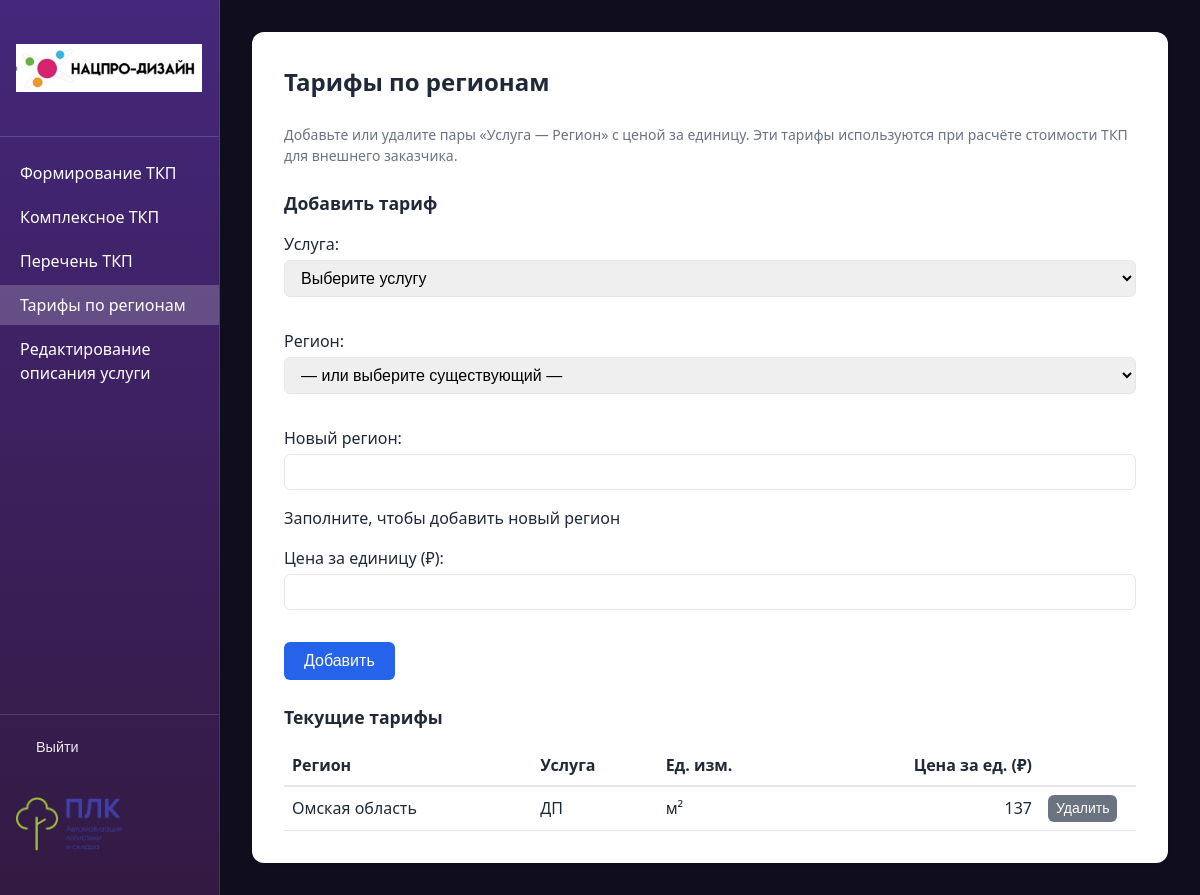
The app's page /tariffs/ (signed in), older data.
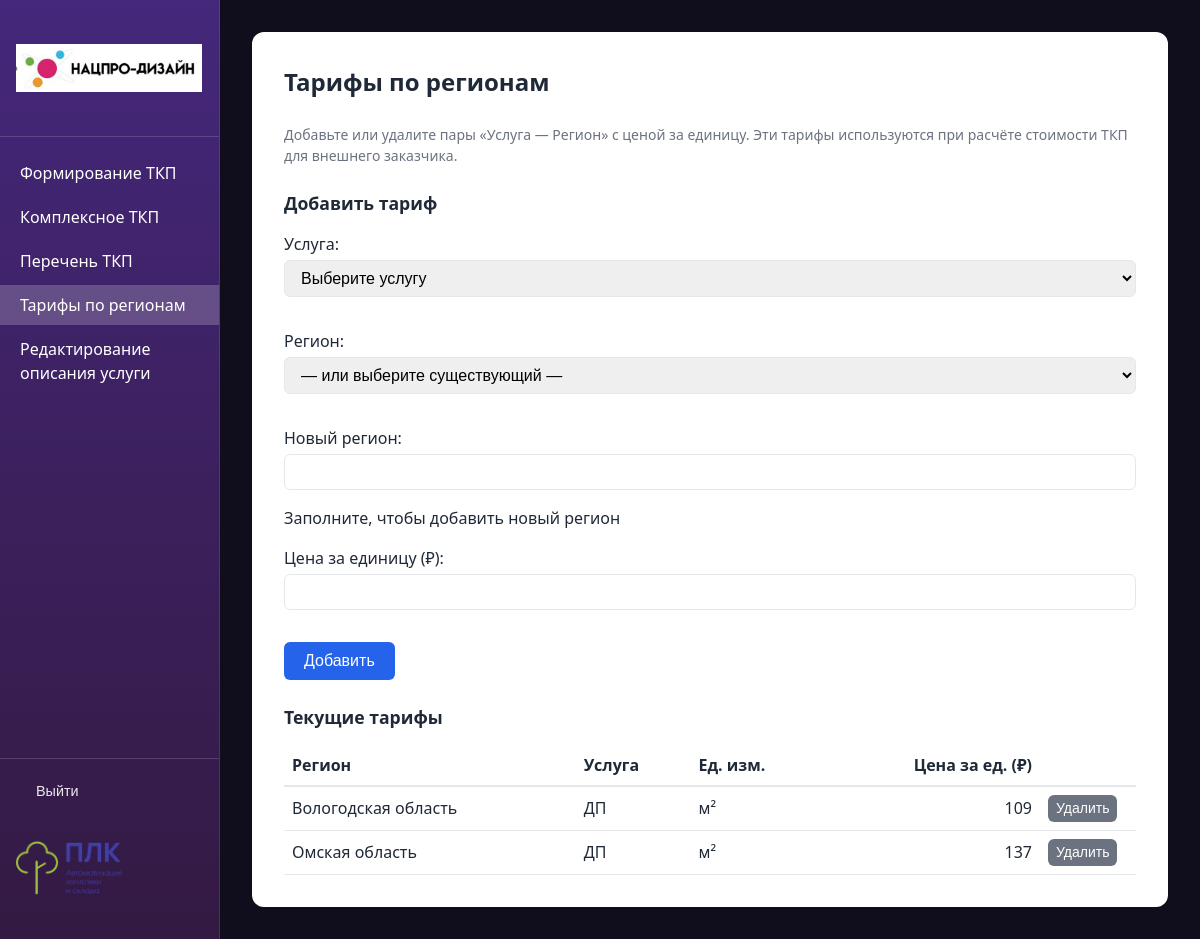
The same page, newer data.
### proposals/models.py (models this page shows, shortened)
class RegionServicePrice(models.Model):
    region = models.ForeignKey(Region, on_delete=models.CASCADE, verbose_name='Регион')
    service = models.ForeignKey(Service, on_delete=models.CASCADE, verbose_name='Услуга')
    unit_price = models.DecimalField(
        'Цена за единицу',
        max_digits=15,
        decimal_places=2,
        default=0,
    )
    class Meta:
        verbose_name = 'Цена по региону'
        verbose_name_plural = 'Цены по регионам'
        unique_together = [['region', 'service']]

class Region(models.Model):
    name = models.CharField('Название региона', max_length=255, unique=True)
    class Meta:
        verbose_name = 'Регион'
        verbose_name_plural = 'Регионы'
        ordering = ['name']
    def __str__(self):
        return self.name

class Service(models.Model):
    UNIT_M2 = 'm2'
    UNIT_PIECE = 'piece'
    UNIT_CHOICES = [
        (UNIT_M2, 'м²'),
        (UNIT_PIECE, 'шт'),
    ]
    name = models.CharField('Наименование услуги', max_length=255)
    description = models.TextField(
        'Описание услуги (подставляется в Комментарий в Комплексном ТКП)',
        blank=True,
        default='',
    )
    template_file = models.CharField(
        'Файл шаблона',
        max_length=255,
        help_text='Имя .docx файла в папке templates_docx/'
    )
    unit_type = models.CharField(
        'Единица измерения',
        max_length=10,
        choices=UNIT_CHOICES,
        default=UNIT_M2,
    )
    order = models.PositiveSmallIntegerField('Порядок', default=0)
    class Meta:
        verbose_name = 'Услуга'
        verbose_name_plural = 'Услуги'
        ordering = ['order', 'name']
    def __str__(self):
        return self.name

### proposals/views.py (the view)
# urls.py: path('tariffs/', views.tariffs_view, name='tariffs'),
@login_required
@require_http_methods(['GET', 'POST'])
def tariffs_view(request):
    if request.method == 'POST':
        delete_id = request.POST.get('delete_id')
        if delete_id:
            try:
                RegionServicePrice.objects.filter(pk=delete_id).delete()
                messages.success(request, 'Тариф удалён.')
            except Exception:
                pass
            return redirect('proposals:tariffs')
        form = TariffForm(request.POST)
        if form.is_valid():
            data = form.cleaned_data
            service = data['service']
            new_name = (data.get('new_region_name') or '').strip()
            if new_name:
                region, _ = Region.objects.get_or_create(name=new_name, defaults={})
            else:
                region = data['region']
            RegionServicePrice.objects.update_or_create(
                region=region,
                service=service,
                defaults={'unit_price': data['unit_price']},
            )
            messages.success(request, f'Тариф сохранён: {service.name} — {region.name}.')
            return redirect('proposals:tariffs')
    else:
        form = TariffForm()
    tariffs_list = RegionServicePrice.objects.select_related('region', 'service').order_by('region__name', 'service__name')
    context = {'form': form, 'tariffs_list': tariffs_list}
    return render(request, 'proposals/tariffs.html', context)

### proposals/forms.py (shortened to what this page needs)
class TariffForm(forms.Form):
    service = forms.ModelChoiceField(
        label='Услуга',
        queryset=Service.objects.none(),
        empty_label='Выберите услугу'
    )
    region = forms.ModelChoiceField(
        label='Регион',
        queryset=Region.objects.none(),
        empty_label='— или выберите существующий —',
        required=False
    )
    new_region_name = forms.CharField(
        label='Новый регион',
        max_length=255,
        required=False,
        help_text='Заполните, чтобы добавить новый регион'
    )
    unit_price = forms.DecimalField(
        label='Цена за единицу (₽)',
        max_digits=15,
        decimal_places=2,
        min_value=0
    )
    def __init__(self, *args, **kwargs):
        super().__init__(*args, **kwargs)
        self.fields['service'].queryset = Service.objects.all()
        self.fields['region'].queryset = Region.objects.all().order_by('name')

### proposals/templates/proposals/tariffs.html (shortened to what this page needs)
{% extends "proposals/base.html" %}
{% load proposal_filters %}
{% block container_extra_class %}container--wide{% endblock %}
{% block content %}
<h1>Тарифы по регионам</h1>
<p class="help">Добавьте или удалите пары «Услуга — Регион» с ценой за единицу. Эти тарифы используются при расчёте стоимости ТКП для внешнего заказчика.</p>
<h2 style="font-size: 1.1rem; margin-top: 1.5rem;">Добавить тариф</h2>
<form method="post" action="{% url 'proposals:tariffs' %}" style="margin-bottom: 1.5rem;">
    {{ form.as_p }}
    <button type="submit" class="btn">Добавить</button>
</form>
<h2 style="font-size: 1.1rem; margin-top: 1.5rem;">Текущие тарифы</h2>
<div style="overflow-x: auto;">
    <table style="width: 100%; border-collapse: collapse;">
        <thead>
            <tr style="border-bottom: 2px solid var(--border);">
                <th style="text-align: left; padding: 0.5rem;">Регион</th>
                <th style="text-align: left; padding: 0.5rem;">Услуга</th>
                <th style="text-align: left; padding: 0.5rem;">Ед. изм.</th>
                <th style="text-align: right; padding: 0.5rem;">Цена за ед. (₽)</th>
                <th style="width: 6rem;"></th>
            </tr>
        </thead>
        <tbody>
            {% for t in tariffs_list %}
            <tr style="border-bottom: 1px solid var(--border);">
                <td style="padding: 0.5rem;">{{ t.region.name }}</td>
                <td style="padding: 0.5rem;">{{ t.service.name }}</td>
                <td style="padding: 0.5rem;">{{ t.service.get_unit_type_display }}</td>
                <td style="padding: 0.5rem; text-align: right;">{{ t.unit_price|format_price }}</td>
                <td style="padding: 0.5rem;">
                    <form method="post" action="{% url 'proposals:tariffs' %}" style="display: inline;">
                        <button type="submit" class="btn btn-secondary" style="padding: 0.35rem 0.5rem; font-size: 0.875rem;">Удалить</button>
                    </form>
                </td>
            </tr>
            {% empty %}
            <tr>
                <td colspan="5" style="padding: 1rem; color: var(--text-muted);">Нет тарифов. Добавьте первую пару выше или загрузите из CSV: <code>python manage.py load_region_prices</code></td>
            </tr>
            {% endfor %}
        </tbody>
    </table>
</div>
{% endblock %}

Row changes from the older to the newer data that the page shows:
added RegionServicePrice: region.name "Вологодская область", service.name "ДП", service.unit_type "м²", unit_price "109"
